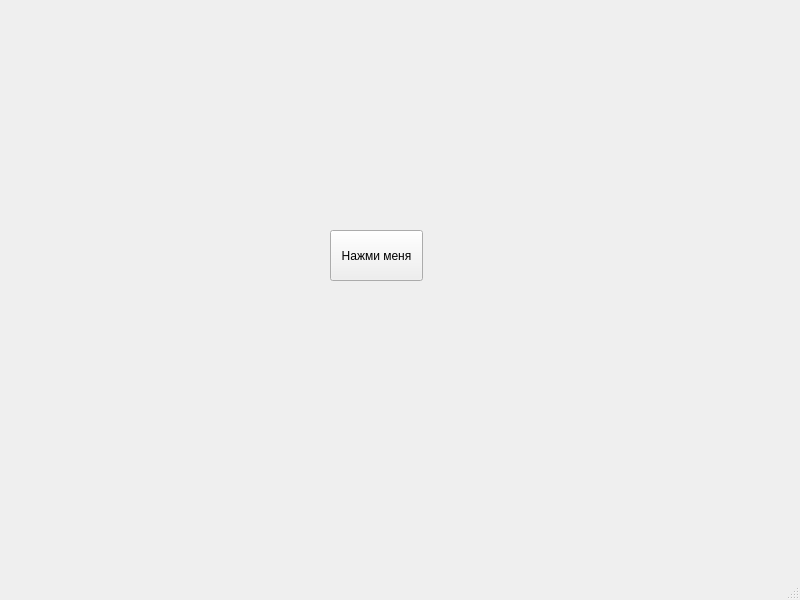
<?xml version="1.0" encoding="UTF-8"?>
<ui version="4.0">
 <class>MainWindow</class>
 <widget class="QMainWindow" name="MainWindow">
  <property name="geometry">
   <rect>
    <x>0</x>
    <y>0</y>
    <width>800</width>
    <height>600</height>
   </rect>
  </property>
  <property name="windowTitle">
   <string>MainWindow</string>
  </property>
  <widget class="QWidget" name="centralwidget">
   <widget class="QPushButton" name="pushButton">
    <property name="geometry">
     <rect>
      <x>330</x>
      <y>230</y>
      <width>93</width>
      <height>51</height>
     </rect>
    </property>
    <property name="text">
     <string>Нажми меня</string>
    </property>
   </widget>
  </widget>
  <widget class="QMenuBar" name="menubar">
   <property name="geometry">
    <rect>
     <x>0</x>
     <y>0</y>
     <width>800</width>
     <height>26</height>
    </rect>
   </property>
  </widget>
  <widget class="QStatusBar" name="statusbar"/>
 </widget>
 <resources/>
 <connections/>
</ui>
